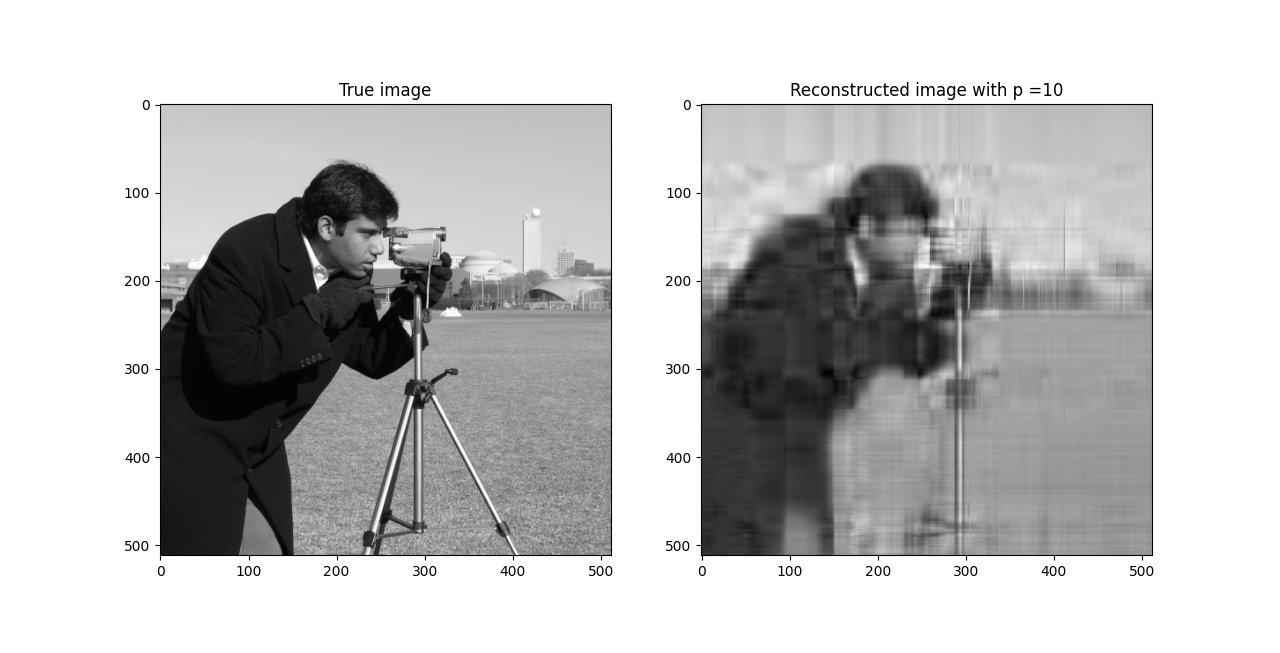

Reproduce this figure in Python.
"""
Esercitazione: 3
Esercizio: 1.1
Autore: Alessandro Amella
Matricola: 0001070569
"""

import numpy as np
import matplotlib.pyplot as plt
import scipy.linalg
from skimage import data
from skimage.io import imread
import os

# help(data)

A = data.camera()
# A = data...
# A = imread...

# 2.2: uso immagine ./phantom.png
# img = 'phantom.png'
# cur_dir = os.path.dirname(os.path.abspath(__file__))
# A = imread(os.path.join(cur_dir, img), as_gray=True)

print(type(A))
print(A.shape)


plt.imshow(A, cmap='gray')
plt.show()


U, s, Vh = np.linalg.svd(A)

print('Shape of U:', U.shape)
print('Shape of s:', s.shape)
print('Shape of V:', Vh.T.shape)

A_p = np.zeros(A.shape)
p_max = 10


for i in range(p_max):
  ui = U[:, i]
  vi = Vh[i, :]

  A_p = A_p + s[i] * np.outer(ui, vi)

err_rel = np.linalg.norm(A - A_p) / np.linalg.norm(A)
c = 1 / p_max * (min(A.shape) - 1)

print('\n')
print('L\'errore relativo della ricostruzione di A è', err_rel) # 0.36547368241427036
print('Il fattore di compressione è c=', c) # 47.900000000000006


plt.figure(figsize=(20, 10))

fig1 = plt.subplot(1, 2, 1)
fig1.imshow(A, cmap='gray')
plt.title('True image')

fig2 = plt.subplot(1, 2, 2)
fig2.imshow(A_p, cmap='gray')
plt.title('Reconstructed image with p =' + str(p_max))

plt.show()



# al variare di p
p_max = 100
A_p = np.zeros(A.shape)
err_rel = np.zeros((p_max))
c = np.zeros((p_max))

for i in range(p_max):
  ui = U[:, i]
  vi = Vh[i, :]

  A_p = A_p + s[i] * np.outer(ui, vi)

  err_rel[i] = np.linalg.norm(A - A_p) / np.linalg.norm(A)
  c[i] = 1 / (i + 1) * (min(A.shape) - 1)
  
plt.figure(figsize=(10, 5))

fig1 = plt.subplot(1, 2, 1)
fig1.plot(err_rel, 'o-')
plt.title('Errore relativo')

fig2 = plt.subplot(1, 2, 2)
fig2.plot(c, 'o-')
plt.title('Fattore di compressione')

plt.show()
